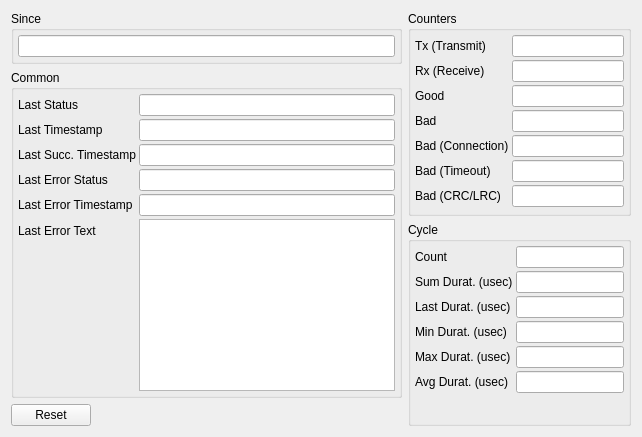
<?xml version="1.0" encoding="UTF-8"?>
<ui version="4.0">
 <class>mbClientPortStatisticsUi</class>
 <widget class="QWidget" name="mbClientPortStatisticsUi">
  <property name="geometry">
   <rect>
    <x>0</x>
    <y>0</y>
    <width>642</width>
    <height>437</height>
   </rect>
  </property>
  <layout class="QHBoxLayout" name="horizontalLayout_2">
   <item>
    <layout class="QVBoxLayout" name="verticalLayout_2">
     <item>
      <widget class="QGroupBox" name="groupBox_4">
       <property name="title">
        <string>Since</string>
       </property>
       <layout class="QHBoxLayout" name="horizontalLayout_3">
        <property name="spacing">
         <number>2</number>
        </property>
        <property name="leftMargin">
         <number>4</number>
        </property>
        <property name="topMargin">
         <number>4</number>
        </property>
        <property name="rightMargin">
         <number>4</number>
        </property>
        <property name="bottomMargin">
         <number>4</number>
        </property>
        <item>
         <widget class="QLineEdit" name="lnSinceTimestamp">
          <property name="readOnly">
           <bool>true</bool>
          </property>
         </widget>
        </item>
       </layout>
      </widget>
     </item>
     <item>
      <widget class="QGroupBox" name="groupBox_3">
       <property name="title">
        <string>Common</string>
       </property>
       <layout class="QFormLayout" name="formLayout_4">
        <property name="horizontalSpacing">
         <number>3</number>
        </property>
        <property name="verticalSpacing">
         <number>3</number>
        </property>
        <property name="leftMargin">
         <number>4</number>
        </property>
        <property name="topMargin">
         <number>4</number>
        </property>
        <property name="rightMargin">
         <number>4</number>
        </property>
        <property name="bottomMargin">
         <number>4</number>
        </property>
        <item row="0" column="0">
         <widget class="QLabel" name="label_18">
          <property name="text">
           <string>Last Status</string>
          </property>
         </widget>
        </item>
        <item row="0" column="1">
         <widget class="QLineEdit" name="lnLastStatus">
          <property name="readOnly">
           <bool>true</bool>
          </property>
         </widget>
        </item>
        <item row="1" column="0">
         <widget class="QLabel" name="label_19">
          <property name="text">
           <string>Last Timestamp</string>
          </property>
         </widget>
        </item>
        <item row="1" column="1">
         <widget class="QLineEdit" name="lnLastTimestamp">
          <property name="readOnly">
           <bool>true</bool>
          </property>
         </widget>
        </item>
        <item row="2" column="0">
         <widget class="QLabel" name="label_20">
          <property name="text">
           <string>Last Succ. Timestamp</string>
          </property>
         </widget>
        </item>
        <item row="2" column="1">
         <widget class="QLineEdit" name="lnLastSuccessTimestamp">
          <property name="minimumSize">
           <size>
            <width>180</width>
            <height>0</height>
           </size>
          </property>
          <property name="readOnly">
           <bool>true</bool>
          </property>
         </widget>
        </item>
        <item row="3" column="0">
         <widget class="QLabel" name="label_21">
          <property name="text">
           <string>Last Error Status</string>
          </property>
         </widget>
        </item>
        <item row="3" column="1">
         <widget class="QLineEdit" name="lnLastErrorStatus">
          <property name="readOnly">
           <bool>true</bool>
          </property>
         </widget>
        </item>
        <item row="4" column="0">
         <widget class="QLabel" name="label_22">
          <property name="text">
           <string>Last Error Timestamp</string>
          </property>
         </widget>
        </item>
        <item row="4" column="1">
         <widget class="QLineEdit" name="lnLastErrorTimestamp">
          <property name="readOnly">
           <bool>true</bool>
          </property>
         </widget>
        </item>
        <item row="5" column="0">
         <widget class="QLabel" name="label_23">
          <property name="text">
           <string>Last Error Text</string>
          </property>
         </widget>
        </item>
        <item row="5" column="1">
         <widget class="QPlainTextEdit" name="txtLastErrorText">
          <property name="readOnly">
           <bool>true</bool>
          </property>
         </widget>
        </item>
       </layout>
      </widget>
     </item>
     <item>
      <layout class="QHBoxLayout" name="horizontalLayout">
       <item>
        <widget class="QPushButton" name="btnReset">
         <property name="text">
          <string>Reset</string>
         </property>
        </widget>
       </item>
       <item>
        <spacer name="horizontalSpacer">
         <property name="orientation">
          <enum>Qt::Horizontal</enum>
         </property>
         <property name="sizeHint" stdset="0">
          <size>
           <width>40</width>
           <height>20</height>
          </size>
         </property>
        </spacer>
       </item>
      </layout>
     </item>
    </layout>
   </item>
   <item>
    <layout class="QVBoxLayout" name="verticalLayout">
     <item>
      <widget class="QGroupBox" name="groupBox_2">
       <property name="title">
        <string>Counters</string>
       </property>
       <layout class="QFormLayout" name="formLayout_2">
        <property name="horizontalSpacing">
         <number>3</number>
        </property>
        <property name="verticalSpacing">
         <number>3</number>
        </property>
        <property name="leftMargin">
         <number>4</number>
        </property>
        <property name="topMargin">
         <number>4</number>
        </property>
        <property name="rightMargin">
         <number>4</number>
        </property>
        <property name="bottomMargin">
         <number>4</number>
        </property>
        <item row="0" column="0">
         <widget class="QLabel" name="label_6">
          <property name="text">
           <string>Tx (Transmit)</string>
          </property>
         </widget>
        </item>
        <item row="0" column="1">
         <widget class="QLineEdit" name="lnCountTx">
          <property name="readOnly">
           <bool>true</bool>
          </property>
         </widget>
        </item>
        <item row="1" column="0">
         <widget class="QLabel" name="label_12">
          <property name="text">
           <string>Rx (Receive)</string>
          </property>
         </widget>
        </item>
        <item row="1" column="1">
         <widget class="QLineEdit" name="lnCountRx">
          <property name="readOnly">
           <bool>true</bool>
          </property>
         </widget>
        </item>
        <item row="2" column="0">
         <widget class="QLabel" name="label_7">
          <property name="text">
           <string>Good</string>
          </property>
         </widget>
        </item>
        <item row="2" column="1">
         <widget class="QLineEdit" name="lnCountGood">
          <property name="readOnly">
           <bool>true</bool>
          </property>
         </widget>
        </item>
        <item row="3" column="0">
         <widget class="QLabel" name="label_8">
          <property name="text">
           <string>Bad</string>
          </property>
         </widget>
        </item>
        <item row="3" column="1">
         <widget class="QLineEdit" name="lnCountBad">
          <property name="readOnly">
           <bool>true</bool>
          </property>
         </widget>
        </item>
        <item row="5" column="0">
         <widget class="QLabel" name="label_9">
          <property name="text">
           <string>Bad (Timeout)</string>
          </property>
         </widget>
        </item>
        <item row="5" column="1">
         <widget class="QLineEdit" name="lnCountBadTimeout">
          <property name="readOnly">
           <bool>true</bool>
          </property>
         </widget>
        </item>
        <item row="6" column="0">
         <widget class="QLabel" name="label_10">
          <property name="text">
           <string>Bad (CRC/LRC)</string>
          </property>
         </widget>
        </item>
        <item row="6" column="1">
         <widget class="QLineEdit" name="lnCountBadCRC">
          <property name="readOnly">
           <bool>true</bool>
          </property>
         </widget>
        </item>
        <item row="4" column="1">
         <widget class="QLineEdit" name="lnCountBadConnection">
          <property name="readOnly">
           <bool>true</bool>
          </property>
         </widget>
        </item>
        <item row="4" column="0">
         <widget class="QLabel" name="label_11">
          <property name="text">
           <string>Bad (Connection)</string>
          </property>
         </widget>
        </item>
       </layout>
      </widget>
     </item>
     <item>
      <widget class="QGroupBox" name="groupBox">
       <property name="title">
        <string>Cycle</string>
       </property>
       <layout class="QFormLayout" name="formLayout">
        <property name="horizontalSpacing">
         <number>3</number>
        </property>
        <property name="verticalSpacing">
         <number>3</number>
        </property>
        <property name="leftMargin">
         <number>4</number>
        </property>
        <property name="topMargin">
         <number>4</number>
        </property>
        <property name="rightMargin">
         <number>4</number>
        </property>
        <property name="bottomMargin">
         <number>4</number>
        </property>
        <item row="0" column="0">
         <widget class="QLabel" name="label">
          <property name="text">
           <string>Count</string>
          </property>
         </widget>
        </item>
        <item row="0" column="1">
         <widget class="QLineEdit" name="lnCycleCount">
          <property name="readOnly">
           <bool>true</bool>
          </property>
         </widget>
        </item>
        <item row="1" column="0">
         <widget class="QLabel" name="label_13">
          <property name="text">
           <string>Sum Durat. (usec)</string>
          </property>
         </widget>
        </item>
        <item row="1" column="1">
         <widget class="QLineEdit" name="lnCycleSumDuration">
          <property name="readOnly">
           <bool>true</bool>
          </property>
         </widget>
        </item>
        <item row="2" column="0">
         <widget class="QLabel" name="label_2">
          <property name="text">
           <string>Last Durat. (usec)</string>
          </property>
         </widget>
        </item>
        <item row="2" column="1">
         <widget class="QLineEdit" name="lnCycleLastDuration">
          <property name="readOnly">
           <bool>true</bool>
          </property>
         </widget>
        </item>
        <item row="3" column="0">
         <widget class="QLabel" name="label_3">
          <property name="text">
           <string>Min Durat. (usec)</string>
          </property>
         </widget>
        </item>
        <item row="3" column="1">
         <widget class="QLineEdit" name="lnCycleMinDuration">
          <property name="readOnly">
           <bool>true</bool>
          </property>
         </widget>
        </item>
        <item row="4" column="0">
         <widget class="QLabel" name="label_4">
          <property name="text">
           <string>Max Durat. (usec)</string>
          </property>
         </widget>
        </item>
        <item row="4" column="1">
         <widget class="QLineEdit" name="lnCycleMaxDuration">
          <property name="readOnly">
           <bool>true</bool>
          </property>
         </widget>
        </item>
        <item row="5" column="0">
         <widget class="QLabel" name="label_5">
          <property name="text">
           <string>Avg Durat. (usec)</string>
          </property>
         </widget>
        </item>
        <item row="5" column="1">
         <widget class="QLineEdit" name="lnCycleAvgDuration">
          <property name="readOnly">
           <bool>true</bool>
          </property>
         </widget>
        </item>
       </layout>
      </widget>
     </item>
    </layout>
   </item>
  </layout>
 </widget>
 <resources/>
 <connections/>
</ui>
